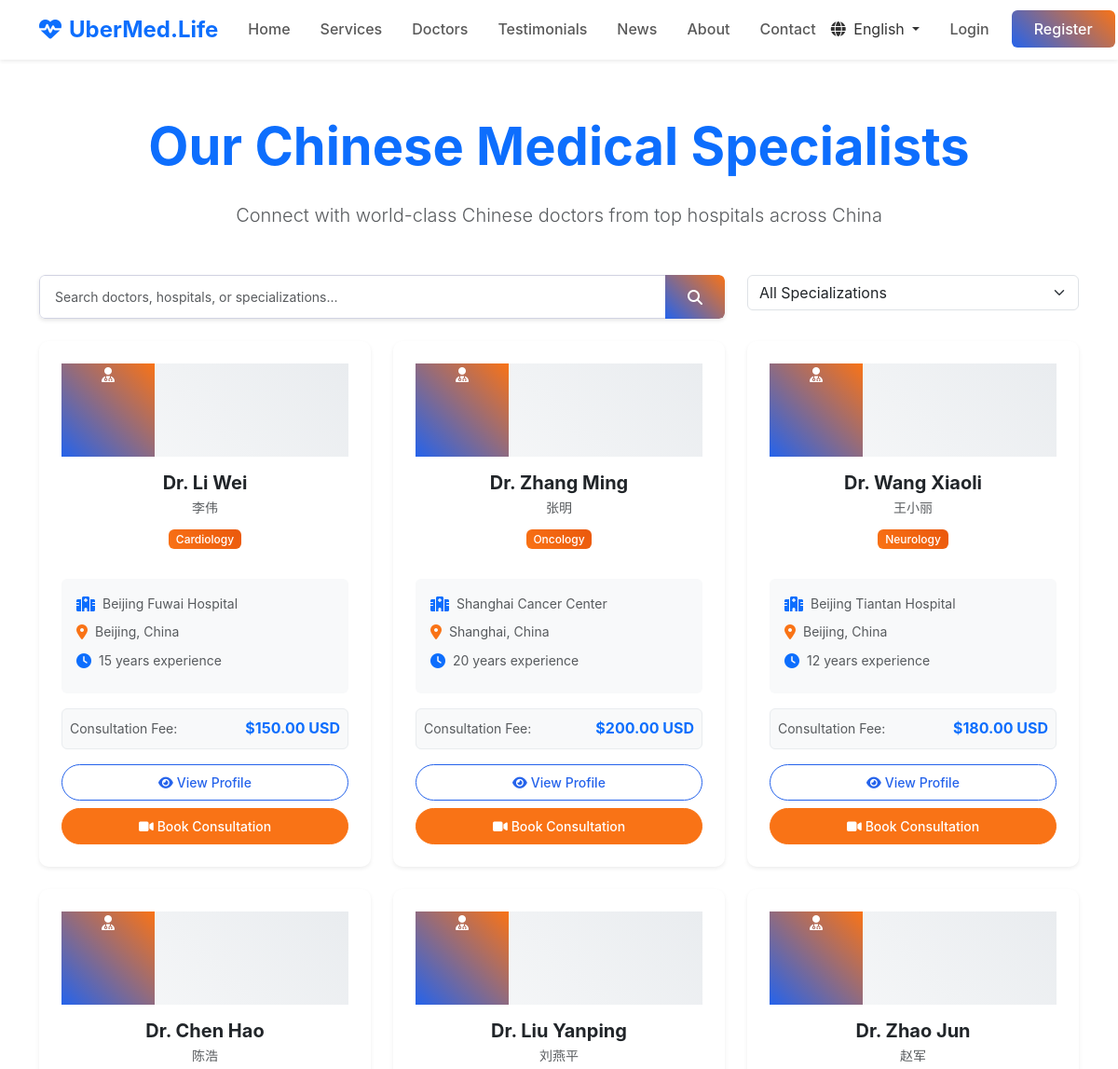
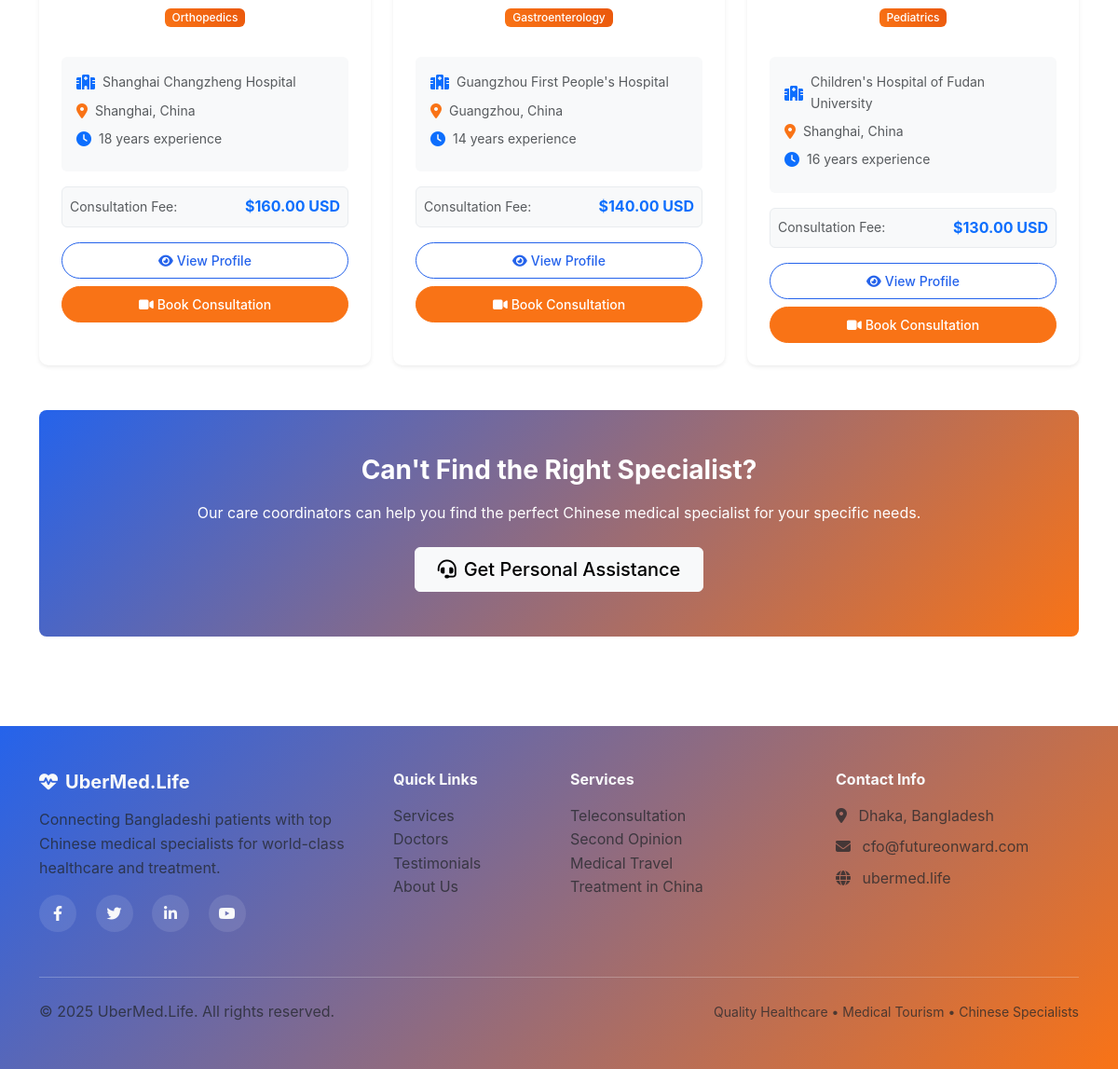
The app's page /doctors/ with its own data (2 pictures, top to bottom).
### main/models.py (models this page shows, shortened)
class Doctor(models.Model):
    SPECIALIZATION_CHOICES = [
        ('cardiology', _('Cardiology')),
        ('neurology', _('Neurology')),
        ('oncology', _('Oncology')),
        ('orthopedics', _('Orthopedics')),
        ('dermatology', _('Dermatology')),
        ('gastroenterology', _('Gastroenterology')),
        ('pediatrics', _('Pediatrics')),
        ('psychiatry', _('Psychiatry')),
        ('radiology', _('Radiology')),
        ('surgery', _('Surgery')),
        ('other', _('Other')),
    ]
    name = models.CharField(max_length=255, verbose_name=_('Name'))
    name_chinese = models.CharField(max_length=255, verbose_name=_('Chinese Name'), blank=True)
    specialization = models.CharField(max_length=100, choices=SPECIALIZATION_CHOICES, verbose_name=_('Specialization'))
    hospital = models.CharField(max_length=255, verbose_name=_('Hospital'))
    city = models.CharField(max_length=100, verbose_name=_('City'))
    experience_years = models.IntegerField(verbose_name=_('Years of Experience'))
    education = models.TextField(verbose_name=_('Education'), blank=True)
    biography = models.TextField(verbose_name=_('Biography'), blank=True)
    biography_bangla = models.TextField(verbose_name=_('Biography (Bangla)'), blank=True)
    photo = models.ImageField(upload_to='doctors/', verbose_name=_('Photo'), blank=True, null=True)
    consultation_fee = models.DecimalField(max_digits=10, decimal_places=2, verbose_name=_('Consultation Fee (USD)'))
    is_available = models.BooleanField(default=True, verbose_name=_('Available'))
    created_at = models.DateTimeField(auto_now_add=True)
    updated_at = models.DateTimeField(auto_now=True)
    class Meta:
        verbose_name = _('Doctor')
        verbose_name_plural = _('Doctors')

### main/views.py (the view)
# urls.py: path('doctors/', views.doctors, name='doctors'),
def doctors(request):
    doctors_list = Doctor.objects.filter(is_available=True)
    specialization = request.GET.get('specialization')
    if specialization:
        doctors_list = doctors_list.filter(specialization=specialization)
    search = request.GET.get('search')
    if search:
        doctors_list = doctors_list.filter(
            Q(name__icontains=search) |
            Q(hospital__icontains=search) |
            Q(specialization__icontains=search)
        )
    paginator = Paginator(doctors_list, 12)
    page_number = request.GET.get('page')
    doctors = paginator.get_page(page_number)
    specializations = Doctor.SPECIALIZATION_CHOICES
    context = {
        'doctors': doctors,
        'specializations': specializations,
        'current_specialization': specialization,
        'search_query': search,
    }
    return render(request, 'main/doctors.html', context)

### templates/main/doctors.html (shortened to what this page needs)
{% extends 'base.html' %}
{% load static %}
{% load i18n %}
{% block content %}
<div class="container py-5">
    <section class="text-center mb-5">
        <h1 class="display-4 fw-bold text-primary mb-4">
            {% trans "Our Chinese Medical Specialists" %}
        </h1>
        <p class="lead text-muted mx-auto" style="max-width: 800px;">
            {% trans "Connect with world-class Chinese doctors from top hospitals across China" %}
        </p>
    </section>
    <div class="row mb-4">
        <div class="col-lg-8">
            <form method="get" class="search-form">
                <div class="input-group">
                    <input type="text" name="search" class="form-control"
                           placeholder="{% trans 'Search doctors, hospitals, or specializations...' %}"
                           value="{{ search_query|default:'' }}">
                    <button class="btn btn-primary" type="submit">
                        <i class="fas fa-search"></i>
                    </button>
                </div>
            </form>
        </div>
        <div class="col-lg-4">
            <form method="get">
                <select name="specialization" class="form-select" onchange="this.form.submit()">
                    <option value="">{% trans "All Specializations" %}</option>
                </select>
            </form>
        </div>
    </div>
    <div class="row g-4 mb-5">
        {% for doctor in doctors %}
        <div class="col-lg-4 col-md-6">
            <div class="card doctor-card h-100 border-0 shadow-sm">
                <div class="card-body p-4 text-center">
                    <div class="doctor-image mb-3">
                        {% if doctor.photo %}
                            <img src="{{ doctor.photo.url }}" alt="Dr. {{ doctor.name }}"
                                 class="rounded-circle" style="width: 100px; height: 100px; object-fit: cover;">
                        {% else %}
                            <div class="doctor-image-placeholder" style="width: 100px; height: 100px;">
                                <i class="fas fa-user-md"></i>
                            </div>
                        {% endif %}
                    </div>
                    <h5 class="fw-bold mb-1">Dr. {{ doctor.name }}</h5>
                    {% if doctor.name_chinese %}
                        <p class="text-muted small mb-2">{{ doctor.name_chinese }}</p>
                    {% endif %}
                    <span class="badge bg-orange text-white mb-3">
                        {{ doctor.get_specialization_display }}
                    </span>
                    <div class="doctor-details text-start">
                        <div class="d-flex align-items-center mb-2">
                            <i class="fas fa-hospital text-primary me-2"></i>
                            <small class="text-muted">{{ doctor.hospital }}</small>
                        </div>
                        <div class="d-flex align-items-center mb-2">
                            <i class="fas fa-map-marker-alt text-orange me-2"></i>
                            <small class="text-muted">{{ doctor.city }}, China</small>
                        </div>
                        <div class="d-flex align-items-center mb-2">
                            <i class="fas fa-clock text-primary me-2"></i>
                            <small class="text-muted">{{ doctor.experience_years }} {% trans "years experience" %}</small>
                        </div>
                    </div>
                    <div class="consultation-fee my-3 p-2 bg-light rounded">
                        <div class="d-flex justify-content-between align-items-center">
                            <span class="small text-muted">{% trans "Consultation Fee:" %}</span>
                            <span class="fw-bold text-primary">${{ doctor.consultation_fee }} USD</span>
                        </div>
                    </div>
                    <div class="d-grid gap-2">
                        <a href="{% url 'main:doctor_detail' doctor.id %}" class="btn btn-outline-primary btn-sm">
                            <i class="fas fa-eye me-1"></i>{% trans "View Profile" %}
                        </a>
                        <a href="{% url 'main:consultation_request_doctor' doctor.id %}" class="btn btn-orange btn-sm">
                            <i class="fas fa-video me-1"></i>{% trans "Book Consultation" %}
                        </a>
                    </div>
                </div>
            </div>
        </div>
        {% endfor %}
    </div>
    <section class="text-center mt-5 py-5 bg-gradient-primary text-white rounded-lg">
        <h3 class="fw-bold mb-3">{% trans "Can't Find the Right Specialist?" %}</h3>
        <p class="mb-4">
            {% trans "Our care coordinators can help you find the perfect Chinese medical specialist for your specific needs." %}
        </p>
        <a href="{% url 'main:contact' %}" class="btn btn-light btn-lg">
            <i class="fas fa-headset me-2"></i>{% trans "Get Personal Assistance" %}
        </a>
    </section>
</div>
{% endblock %}

### static/css/style.css (style rules this page uses)
:root { --primary-color: #2563eb; --secondary-color: #f97316; --success-color: #28a745; --info-color: #17a2b8; --warning-color: #f97316; --danger-color: #dc3545; --light-color: #f8f9fa; --dark-color: #343a40; --font-family: 'Inter', -apple-system, BlinkMacSystemFont, 'Segoe UI', Roboto, sans-serif; }
body { font-family: var(--font-family); line-height: 1.6; color: #333; }
.bg-gradient-primary { background: linear-gradient(135deg, var(--primary-color) 0%, var(--secondary-color) 100%); }
.btn { border-radius: 6px; font-weight: 500; padding: 0.5rem 1.5rem; transition: all 0.3s ease; }
.btn-primary { background: linear-gradient(45deg, var(--primary-color), var(--secondary-color)); border: none; }
.btn-outline-primary { border-color: var(--primary-color); color: var(--primary-color); }
.card { border: 1px solid #e3e6f0; border-radius: 10px; transition: all 0.3s ease; }
.service-card, .doctor-card, .testimonial-card { border: 1px solid #e9ecef; transition: all 0.3s ease; }
.form-control { border: 1px solid #d1d3e2; border-radius: 6px; padding: 0.75rem 1rem; font-size: 0.875rem; transition: border-color 0.3s ease, box-shadow 0.3s ease; }
.doctor-image { background: linear-gradient(45deg, #f8f9fa, #e9ecef); }
.doctor-card .btn { border-radius: 20px; font-size: 0.875rem; }
.rounded-lg { border-radius: 0.5rem !important; }
.badge { font-weight: 500; border-radius: 6px; }
.text-orange { color: var(--secondary-color) !important; }
.bg-orange { background: linear-gradient(45deg, var(--secondary-color), #ea580c) !important; }
.btn-orange { background-color: var(--secondary-color); border-color: var(--secondary-color); color: white; }
.bg-gradient-primary { background: linear-gradient(135deg, var(--primary-color) 0%, var(--secondary-color) 100%) !important; }
.service-icon-placeholder, .doctor-image-placeholder, .hero-image-placeholder { background: linear-gradient(45deg, var(--primary-color), var(--secondary-color)) !important; color: white !important; }

### templates/main/doctors.html (style rules this page uses)
.doctor-details { background: #f8f9fa; padding: 1rem; border-radius: 6px; margin: 1rem 0; }
.consultation-fee { border: 1px solid #e9ecef; }
.search-form .input-group { box-shadow: 0 2px 4px rgba(0,0,0,0.1); border-radius: 6px; overflow: hidden; }

### records on screen
Doctor: name "Li Wei", name_chinese "李伟", specialization "Cardiology", hospital "Beijing Fuwai Hospital", city "Beijing", experience_years "15", consultation_fee "150.00"
Doctor: name "Zhang Ming", name_chinese "张明", specialization "Oncology", hospital "Shanghai Cancer Center", city "Shanghai", experience_years "20", consultation_fee "200.00"
Doctor: name "Wang Xiaoli", name_chinese "王小丽", specialization "Neurology", hospital "Beijing Tiantan Hospital", city "Beijing", experience_years "12", consultation_fee "180.00"
Doctor: name "Chen Hao", name_chinese "陈浩", specialization "Orthopedics", hospital "Shanghai Changzheng Hospital", city "Shanghai", experience_years "18", consultation_fee "160.00"
Doctor: name "Liu Yanping", name_chinese "刘燕平", specialization "Gastroenterology", hospital "Guangzhou First People's Hospital", city "Guangzhou", experience_years "14", consultation_fee "140.00"
Doctor: name "Zhao Jun", name_chinese "赵军", specialization "Pediatrics", hospital "Children's Hospital of Fudan University", city "Shanghai", experience_years "16", consultation_fee "130.00"
